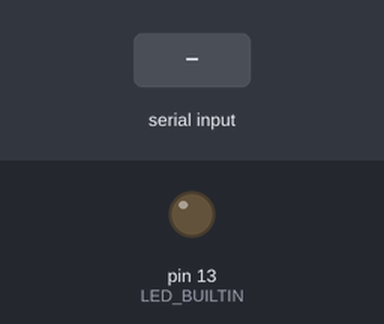
Bench run of a sketch on a simulated Arduino Uno, built with avr-gcc and run on an emulated ATmega328P. Parts: output pins drawn as LEDs (lit = HIGH). The test bench sets the inputs (shaded band).

Above: at 1.2 s.
1.3 s: "." received over Serial
At 2.2 s:
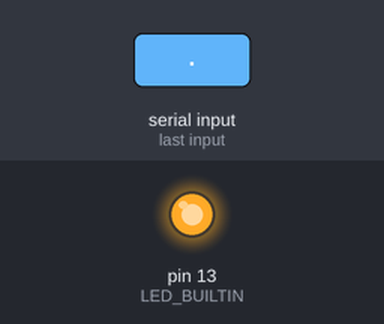
Timing chart, 0 to 6.3 s (numbered marks = the images above; inputs shaded):
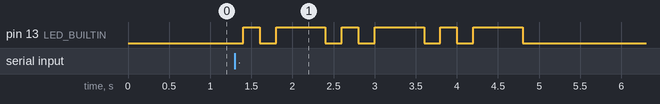

Measured:
- after the input at 1.3 s, pin 13 (LED_BUILTIN): LOW → HIGH after 0.10 s, then repeats every 1.2 s: LOW 0.20 s, HIGH 0.60 s, LOW 0.20 s, HIGH 0.20 s, until it stays LOW from 4.8 s

The sketch:

moresCodeConverter.ino
```cpp
#include "mores.h"

const int TIME = 200;
Mores mores_conv(false);

void setup() {
  Serial.begin(9600);
  Serial.setTimeout(100);
  pinMode(LED_BUILTIN, OUTPUT);
}

void loop() {
  String input;
  while(Serial.available() > 0);
  input = Serial.readString();
  String ans = mores_conv.converter(input);
  ShowLightOutPut(ans);
}

void ShowLightOutPut(String ans) {
  for(int i = 0; i < ans.length(); ++i){
     if(ans.charAt(i) == '.')
         LightNthTimes(1);
     else if(ans.charAt(i) == '-')
         LightNthTimes(3);
     else {
         digitalWrite(LED_BUILTIN, LOW);
         delay(7 * TIME);
     }
  }
}

void LightNthTimes(int waiting) {
    digitalWrite(LED_BUILTIN, HIGH);
    delay(TIME * waiting);
    digitalWrite(LED_BUILTIN, LOW);
    delay(TIME);
}
```

Mores.cpp
```cpp
#include "mores.h"

Mores::Mores(bool need_help) {
    // helping message
    Serial.println("You have to send your data to serial monitor");
}


String Mores::converter(String input){
    String str = "";
    for(int i = 0; i < input.length(); ++i) {
      for(int j = 0; j < 40; ++j) {
        if(input.charAt(i) == this->letters[j]) {
          str += this->mores_patterns[j] + ' ';
        }
      }
    }
    return str;
}
```

mores.h
```cpp
#ifndef TWIXII
#define TWIXII

#if(ARDUINO >= 100)
  #include "Arduino.h"
#else
  #include "WProgram.h"
#endif

class Mores {

  private:
      // array of possible letters
      const char letters[40] = { 'a', 'b', 'c', 'd', 'e', 'f', 'g', 'h', 'i', 'j', 'k', 'l', 'm', 'n', 'o', 'p', 'q', 'r', 's', 't', 'u', 'v',
                                      'w','x', 'y', 'z', '1', '2', '3', '4', '5', '6', '7', '8', '9', '0',',', '.', '?', ' ' };

      // array of possible morse codes
      const String mores_patterns[40] = {".-", "-...", "-.-.", "-..", ".", "..-.", "--.", "....", "..", ".---", "-.-", ".-..", "--", "-.",
                                              "---", ".---.", "--.-", ".-.", "...", "-", "..-", "...-", ".--", "-..-", "-.--", "--..", ".----",
                                              "..---", "...--","....-", ".....", "-....", "--...", "---..", "----.","-----", "--..--", ".-.-.-",
                                              "..--..", " "};
   public:

      // constructor of the Mores class set it's para to true if you need help of with nothing
      Mores(bool need_help = true);
      // the method that will convert letters to mores code
      String converter(String input);


};

#endif
```
